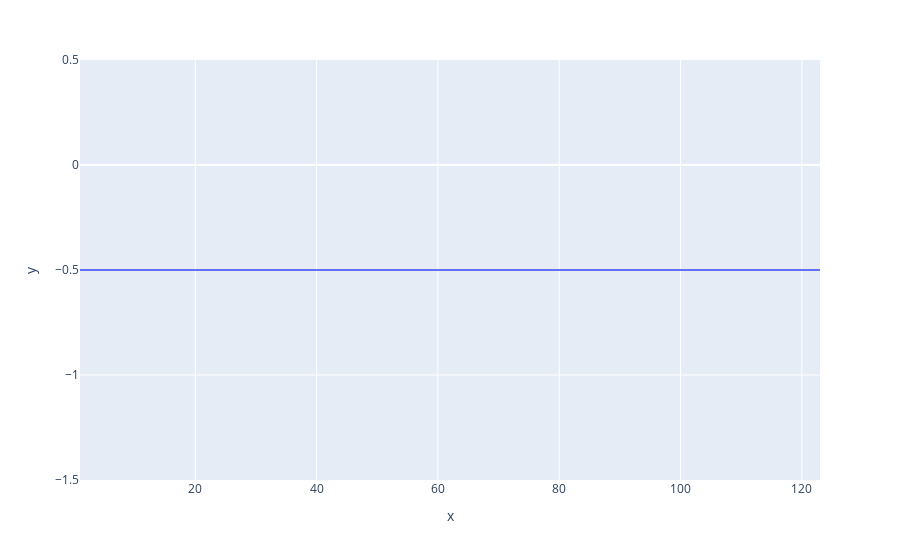

The cell this chart's notebook holds for it:
### Markdown cell above
## Sigma = 0.1

### Code cell
fig = px.line(x=np.arange(1,124), y=itr_ro[1,:,3]/itr_gd[:,3])
fig.show()

### Figure 1 — Plotly figure (JSON) as saved in the notebook; plotly's stock layout.template omitted (floating-point values rounded to 4 significant figures)
{"data": [{"hovertemplate": "x=%{x}<br>y=%{y}<extra></extra>", "legendgroup": "", "line": {"color": "#636efa", "dash": "solid"}, "marker": {"symbol": "circle"}, "mode": "lines", "name": "", "orientation": "v", "showlegend": false, "type": "scatter", "x": [1, 2, 3, 4, 5, 6, 7, 8, 9, 10, 11, 12, 13, 14, 15, 16, 17, 18, 19, 20, 21, 22, 23, 24, 25, 26, 27, 28, 29, 30, 31, 32, 33, 34, 35, 36, 37, 38, 39, 40, 41, 42, 43, 44, 45, 46, 47, 48, 49, 50, 51, 52, 53, 54, 55, 56, 57, 58, 59, 60, 61, 62, 63, 64, 65, 66, 67, 68, 69, 70, 71, 72, 73, 74, 75, 76, 77, 78, 79, 80, 81, 82, 83, 84, 85, 86, 87, 88, 89, 90, 91, 92, 93, 94, 95, 96, 97, 98, 99, 100, 101, 102, 103, 104, 105, 106, 107, 108, 109, 110, 111, 112, 113, 114, 115, 116, 117, 118, 119, 120, 121, 122, 123], "xaxis": "x", "y": [-0.5, -0.5, -0.5, -0.5, -0.5, -0.5, -0.5, -0.5, -0.5, -0.5, -0.5, -0.5, -0.5, -0.5, -0.5, -0.5, -0.5, -0.5, -0.5, -0.5, -0.5, -0.5, -0.5, -0.5, -0.5, -0.5, -0.5, -0.5, -0.5, -0.5, -0.5, -0.5, -0.5, -0.5, -0.5, -0.5, -0.5, -0.5, -0.5, -0.5, -0.5, -0.5, -0.5, -0.5, -0.5, -0.5, -0.5, -0.5, -0.5, -0.5, -0.5, -0.5, -0.5, -0.5, -0.5, -0.5, -0.5, -0.5, -0.5, -0.5, -0.5, -0.5, -0.5, -0.5, -0.5, -0.5, -0.5, -0.5, -0.5, -0.5, -0.5, -0.5, -0.5, -0.5, -0.5, -0.5, -0.5, -0.5, -0.5, -0.5, -0.5, -0.5, -0.5, -0.5, -0.5, -0.5, -0.5, -0.5, -0.5, -0.5, -0.5, -0.5, -0.5, -0.5, -0.5, -0.5, -0.5, -0.5, -0.5, -0.5, -0.5, -0.5, -0.5, -0.5, -0.5, -0.5, -0.5, -0.5, -0.5, -0.5, -0.5, -0.5, -0.5, -0.5, -0.5, -0.5, -0.5, -0.5, -0.5, -0.5, -0.5, -0.5, -0.5], "yaxis": "y"}], "layout": {"legend": {"tracegroupgap": 0}, "margin": {"t": 60}, "xaxis": {"anchor": "y", "domain": [0, 1], "title": {"text": "x"}}, "yaxis": {"anchor": "x", "domain": [0, 1], "title": {"text": "y"}}}}
